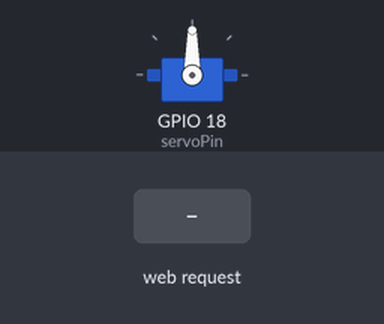
A sketch run on a simulated ESP32. On the bench: servo. Inputs (shaded band) come from the test bench. What the sketch prints to the serial monitor is not drawn.

Above: at 2.4 s.
2.5 s: HTTP request GET /servo?angle=1 received
At 3.0 s:
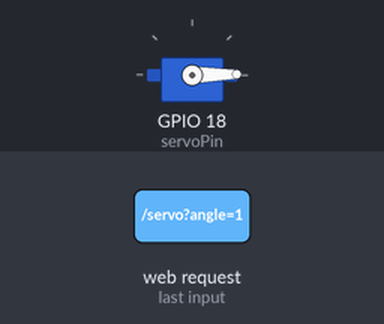
4.0 s: HTTP request GET /servo?angle=120 received
At 4.3 s:
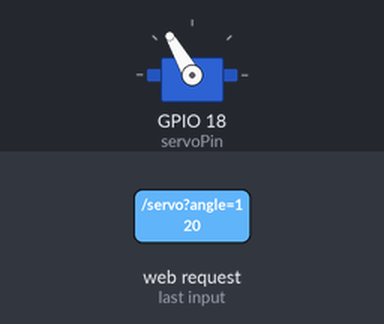
Timing chart, 0 to 7.0 s (numbered marks = the images above; inputs shaded):
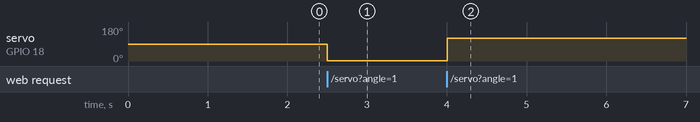

The sketch:

Wifi.ino
```cpp
#include <WiFi.h>
#include <WebServer.h>
#include <ESP32Servo.h>

// ESP32 WiFi舵机控制程序
// 该程序创建一个WiFi热点，允许用户通过网页控制舵机角

// 创建舵机对象
Servo myServo;

// WiFi热点配置
const char* ssid = "ESP32-Servo-Control";     // 热点名称
const char* password = "12345678";            // 热点密码（至少8位）

// 网络配置
IPAddress local_IP(192, 168, 137, 1);        // ESP32的IP地址
IPAddress gateway(192, 168, 137, 1);         // 网关
IPAddress subnet(255, 255, 255, 0);          // 子网掩码

// 创建Web服务器对象
WebServer server(80);

// 舵机配置
const int servoPin = 18;                     // 舵机连接到GPIO18
int servoPosition = 90;                      // 初始位置（90度）

// HTML网页内容
const char* htmlPage = R"rawstring(
<!DOCTYPE html>
<html>
<head>
    <title>ESP32 舵机控制</title>
    <meta charset="UTF-8">
    <meta name="viewport" content="width=device-width, initial-scale=1.0">
    <style>
        body {
            font-family: Arial, sans-serif;
            text-align: center;
            margin: 0;
            padding: 20px;
            background-color: #f0f0f0;
        }
        .container {
            max-width: 600px;
            margin: 0 auto;
            background-color: white;
            padding: 30px;
            border-radius: 10px;
            box-shadow: 0 4px 6px rgba(0,0,0,0.1);
        }
        h1 {
            color: #333;
            margin-bottom: 30px;
        }
        .servo-control {
            margin: 20px 0;
        }
        input[type="range"] {
            width: 100%;
            height: 10px;
            margin: 20px 0;
            background: #ddd;
            outline: none;
            border-radius: 5px;
        }
        input[type="range"]::-webkit-slider-thumb {
            appearance: none;
            width: 25px;
            height: 25px;
            background: #04AA6D;
            cursor: pointer;
            border-radius: 50%;
        }
        button {
            background-color: #04AA6D;
            color: white;
            padding: 15px 30px;
            border: none;
            border-radius: 5px;
            cursor: pointer;
            font-size: 16px;
            margin: 10px;
        }
        button:hover {
            background-color: #45a049;
        }
        .position-display {
            font-size: 24px;
            font-weight: bold;
            color: #333;
            margin: 20px 0;
        }
        .preset-buttons {
            margin: 20px 0;
        }
    </style>
</head>
<body>
    <div class="container">
        <h1>ESP32 舵机控制面板</h1>

        <div class="position-display">
            当前角度: <span id="currentAngle">90</span>度
        </div>

        <div class="servo-control">
            <input type="range" id="servoSlider" min="0" max="180" value="90" oninput="updateServo(this.value)">
            <div>0度                    90度                    180度</div>
        </div>

        <div class="preset-buttons">
            <h3>预设位置:</h3>
            <button onclick="setPosition(0)">0度</button>
            <button onclick="setPosition(45)">45度</button>
            <button onclick="setPosition(90)">90度</button>
            <button onclick="setPosition(135)">135度</button>
            <button onclick="setPosition(180)">180度</button>
        </div>

        <div style="margin-top: 30px; color: #666; font-size: 14px;">
            <p>连接到: ESP32-Servo-Control</p>
            <p>IP地址: 192.168.137.1</p>
        </div>
    </div>

    <script>
        function updateServo(angle) {
            document.getElementById('currentAngle').innerText = angle;

            fetch('/servo?angle=' + angle)
                .then(response => response.text())
                .then(data => console.log('舵机角度已设置为: ' + angle + '度'))
                .catch(error => console.error('错误:', error));
        }

        function setPosition(angle) {
            document.getElementById('servoSlider').value = angle;
            updateServo(angle);
        }

        window.onload = function() {
            fetch('/position')
                .then(response => response.text())
                .then(data => {
                    document.getElementById('currentAngle').innerText = data;
                    document.getElementById('servoSlider').value = data;
                })
                .catch(error => console.error('获取位置错误:', error));
        }
    </script>
</body>
</html>
)rawstring";

void setup() {
  Serial.begin(115200);
  delay(1000);

  Serial.println("启动ESP32舵机控制程序...");

  // 初始化舵机
  myServo.attach(servoPin);
  myServo.write(servoPosition);
  Serial.println("舵机初始化完成，初始位置: 90度");

  // 配置WiFi热点
  Serial.print("正在配置WiFi热点...");

  // 先停止可能存在的WiFi连接
  WiFi.mode(WIFI_OFF);
  delay(100);
  WiFi.mode(WIFI_AP);
  delay(100);

  // 配置静态IP
  if (!WiFi.softAPConfig(local_IP, gateway, subnet)) {
    Serial.println("静态IP配置失败");
  }

  // 启动热点 (强制使用2.4GHz频段)
  if (WiFi.softAP(ssid, password, 1, 0, 4)) {  // channel=1, hidden=0, max_connection=4
    Serial.println("WiFi热点启动成功！");
    Serial.print("热点名称: ");
    Serial.println(ssid);
    Serial.print("密码: ");
    Serial.println(password);
    Serial.print("IP地址: ");
    Serial.println(WiFi.softAPIP());
    Serial.print("频道: 1 (2.4GHz)");
    Serial.println();

    // 显示连接的设备数量
    Serial.print("当前连接设备数: ");
    Serial.println(WiFi.softAPgetStationNum());
  } else {
    Serial.println("WiFi热点启动失败！");
  }

  // 配置Web服务器路由
  server.on("/", handleRoot);
  server.on("/servo", handleServo);
  server.on("/position", handlePosition);

  // 启动Web服务器
  server.begin();
  Serial.println("Web服务器已启动");
  Serial.println("========================================");
  Serial.println("设置完成！");
  Serial.println("1. 连接WiFi热点: ESP32-Servo-Control");
  Serial.println("2. 密码: 12345678");
  Serial.println("3. 打开浏览器访问: http://192.168.137.1");
  Serial.println("========================================");
}

void loop() {
  server.handleClient();  // 处理客户端请求

  // 每10秒显示一次状态信息
  static unsigned long lastStatusTime = 0;
  if (millis() - lastStatusTime > 10000) {
    lastStatusTime = millis();
    Serial.print("热点状态 - 连接设备数: ");
    Serial.print(WiFi.softAPgetStationNum());
    Serial.print(", IP: ");
    Serial.println(WiFi.softAPIP());
  }

  delay(10);
}

// 处理根路径请求（显示主页）
void handleRoot() {
  server.send(200, "text/html", htmlPage);
  Serial.println("主页已加载");
}

// 处理舵机控制请求
void handleServo() {
  if (server.hasArg("angle")) {
    String angleStr = server.arg("angle");
    int angle = angleStr.toInt();

    // 限制角度范围
    if (angle >= 0 && angle <= 180) {
      servoPosition = angle;
      myServo.write(servoPosition);

      server.send(200, "text/plain", "OK");
      Serial.print("舵机角度设置为: ");
      Serial.print(angle);
      Serial.println("度");
    } else {
      server.send(400, "text/plain", "角度超出范围 (0-180)");
      Serial.println("错误: 角度超出范围");
    }
  } else {
    server.send(400, "text/plain", "缺少角度参数");
    Serial.println("错误: 缺少角度参数");
  }
}

// 处理位置查询请求
void handlePosition() {
  server.send(200, "text/plain", String(servoPosition));
}
```

Measured:
- after the input at 2.5 s, servo on GPIO 18 (servoPin): 90° → 1° at once
- after the input at 4.0 s, servo on GPIO 18 (servoPin): 1° → 120° at once
